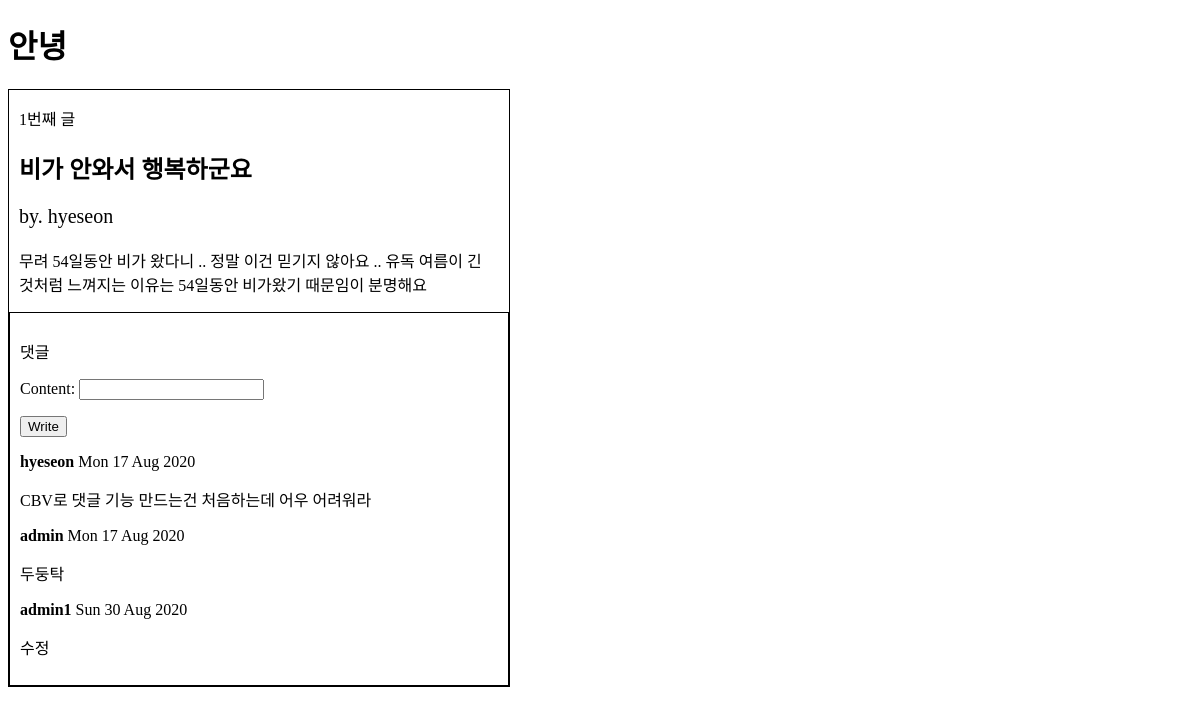
/1/, run on the app's committed database.
### main/models.py (models this page shows, shortened)
class Post(models.Model):
    title = models.CharField(max_length=200)
    content = models.TextField()
    updated_at=models.DateTimeField(auto_now=True)
    author = models.ForeignKey(settings.AUTH_USER_MODEL, on_delete=models.CASCADE)

class Comment(models.Model):
    content=models.CharField(max_length=100)
    author=models.ForeignKey(settings.AUTH_USER_MODEL, on_delete=models.CASCADE)
    post=models.ForeignKey(Post, on_delete=models.CASCADE)
    created = models.DateTimeField(auto_now_add=True)

### account/models.py (models this page shows)
class CustomUser(AbstractUser):
    name = models.CharField(max_length=50)
    nickname=models.CharField(max_length=100)
    age= models.PositiveIntegerField(null=True, blank=True)
    followers = models.ManyToManyField(settings.AUTH_USER_MODEL, related_name='following')

### main/views.py (the view)
# urls.py: path('<int:pk>/', views.DetailView.as_view(), name='detail'),
class DetailView(generic.DetailView):
    model = Post #queryset = Post.objects.all()이랑 같은 기능
    template_name = 'detail.html'
    context_object_name='ppost'
    def get_context_data(self, **kwargs):
        context_data = super(DetailView, self).get_context_data(**kwargs) #기본 context 인스턴스가 반환된다.
        context_data['form']=CommentForm()
        context_data['comments']=self.object.comment_set.all()
        return context_data

### main/forms.py
class CommentForm(forms.ModelForm):
    class Meta: #Meta클래스는 한줄 띄고 적는게 좋아용
        model = Comment
        fields=('content',)

### main/templates/detail.html (shortened to what this page needs)
<!DOCTYPE html>
<html lang="en">
<head>
</head>
<body>
    <h1>안녕</h1>
    <div class='box'>
        <div class="content">
            <p> {{ppost.id}}번째 글</p>
            <h2>{{ppost.title}}</h2>
            <p class="author">by. {{ppost.author}}</p>
            <p class="body">{{ppost.content}}</p>
        </div>
        <div class="comment">
            <p>댓글</p>
            <form action="{% url 'comment_create' ppost.id %}" method="POST">
                {{form.as_p}}
                <input type="submit" value="Write">
            </form>
            {% for comment in comments %}
                <p><b>{{comment.author}}</b>
                    {{comment.created|date:"D d M Y"}}</p>
                <p>{{comment.content}}</p>
            {% endfor %}
        </div>
    </div>
</body>
</html>

### main/templates/detail.html (style rules this page uses)
.box { width: 500px; height: auto; border: 1px solid black; }
.content { margin: 10px; }
.author { font-size: 20px; }
.comment { width: auto; height: auto; padding: 10px; border: 1px solid black; }

### data on the page
Post: id "1", title "비가 안와서 행복하군요", author "hyeseon", content "무려 54일동안 비가 왔다니 .. 정말 이건 믿기지 않아요 .. 유독 여름이 긴 것처럼 느껴지는 이유는 54일동안 비가왔기 때문임이 분명해요"
Comment: author "hyeseon", created "Mon 17 Aug 2020", content "CBV로 댓글 기능 만드는건 처음하는데 어우 어려워라"
Comment: author "admin", created "Mon 17 Aug 2020", content "두둥탁"
Comment: author "admin1", created "Sun 30 Aug 2020", content "수정"
